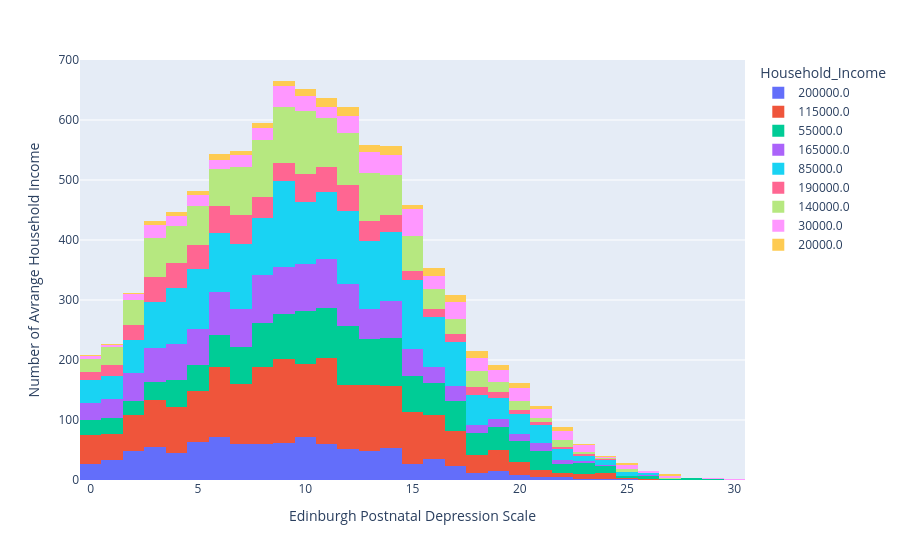

Notebook source saved alongside this figure:
### Code cell
import plotly.express as px

categories = df['Household_Income'].dropna().unique()

fig = px.histogram(df, x="Edinburgh_Postnatal_Depression_Scale", y="Household_Income", color="Household_Income", 
                   histfunc='count',
                   hover_data=df.columns)
fig.update_layout(
    xaxis_title="Edinburgh Postnatal Depression Scale",
    yaxis_title="Number of Avrange Household Income"
)



fig.show()

### Figure 1 — Plotly figure (JSON) as saved in the notebook; plotly's stock layout.template omitted (floating-point values rounded to 4 significant figures; data arrays with more than 128 entries replaced by an {"elided": "..."} marker saying what was removed)
{"data": [{"alignmentgroup": "True", "bingroup": "x", "histfunc": "count", "hovertemplate": "Household_Income=200000.0<br>Edinburgh_Postnatal_Depression_Scale=%{x}<br>count=%{y}<extra></extra>", "legendgroup": "200000.0", "marker": {"color": "#636efa", "pattern": {"shape": ""}}, "name": "200000.0", "offsetgroup": "200000.0", "orientation": "v", "showlegend": true, "type": "histogram", "x": {"elided": "977 int values"}, "xaxis": "x", "y": {"elided": "977 int values"}, "yaxis": "y"}, {"alignmentgroup": "True", "bingroup": "x", "histfunc": "count", "hovertemplate": "Household_Income=115000.0<br>Edinburgh_Postnatal_Depression_Scale=%{x}<br>count=%{y}<extra></extra>", "legendgroup": "115000.0", "marker": {"color": "#EF553B", "pattern": {"shape": ""}}, "name": "115000.0", "offsetgroup": "115000.0", "orientation": "v", "showlegend": true, "type": "histogram", "x": {"elided": "1886 int values"}, "xaxis": "x", "y": {"elided": "1886 int values"}, "yaxis": "y"}, {"alignmentgroup": "True", "bingroup": "x", "histfunc": "count", "hovertemplate": "Household_Income=55000.0<br>Edinburgh_Postnatal_Depression_Scale=%{x}<br>count=%{y}<extra></extra>", "legendgroup": "55000.0", "marker": {"color": "#00cc96", "pattern": {"shape": ""}}, "name": "55000.0", "offsetgroup": "55000.0", "orientation": "v", "showlegend": true, "type": "histogram", "x": {"elided": "1348 int values"}, "xaxis": "x", "y": {"elided": "1348 int values"}, "yaxis": "y"}, {"alignmentgroup": "True", "bingroup": "x", "histfunc": "count", "hovertemplate": "Household_Income=165000.0<br>Edinburgh_Postnatal_Depression_Scale=%{x}<br>count=%{y}<extra></extra>", "legendgroup": "165000.0", "marker": {"color": "#ab63fa", "pattern": {"shape": ""}}, "name": "165000.0", "offsetgroup": "165000.0", "orientation": "v", "showlegend": true, "type": "histogram", "x": {"elided": "1115 int values"}, "xaxis": "x", "y": {"elided": "1115 int values"}, "yaxis": "y"}, {"alignmentgroup": "True", "bingroup": "x", "histfunc": "count", "hovertemplate": "Household_Income=85000.0<br>Edinburgh_Postnatal_Depression_Scale=%{x}<br>count=%{y}<extra></extra>", "legendgroup": "85000.0", "marker": {"color": "#19d3f3", "pattern": {"shape": ""}}, "name": "85000.0", "offsetgroup": "85000.0", "orientation": "v", "showlegend": true, "type": "histogram", "x": {"elided": "2006 int values"}, "xaxis": "x", "y": {"elided": "2006 int values"}, "yaxis": "y"}, {"alignmentgroup": "True", "bingroup": "x", "histfunc": "count", "hovertemplate": "Household_Income=190000.0<br>Edinburgh_Postnatal_Depression_Scale=%{x}<br>count=%{y}<extra></extra>", "legendgroup": "190000.0", "marker": {"color": "#FF6692", "pattern": {"shape": ""}}, "name": "190000.0", "offsetgroup": "190000.0", "orientation": "v", "showlegend": true, "type": "histogram", "x": {"elided": "641 int values"}, "xaxis": "x", "y": {"elided": "641 int values"}, "yaxis": "y"}, {"alignmentgroup": "True", "bingroup": "x", "histfunc": "count", "hovertemplate": "Household_Income=140000.0<br>Edinburgh_Postnatal_Depression_Scale=%{x}<br>count=%{y}<extra></extra>", "legendgroup": "140000.0", "marker": {"color": "#B6E880", "pattern": {"shape": ""}}, "name": "140000.0", "offsetgroup": "140000.0", "orientation": "v", "showlegend": true, "type": "histogram", "x": {"elided": "1315 int values"}, "xaxis": "x", "y": {"elided": "1315 int values"}, "yaxis": "y"}, {"alignmentgroup": "True", "bingroup": "x", "histfunc": "count", "hovertemplate": "Household_Income=30000.0<br>Edinburgh_Postnatal_Depression_Scale=%{x}<br>count=%{y}<extra></extra>", "legendgroup": "30000.0", "marker": {"color": "#FF97FF", "pattern": {"shape": ""}}, "name": "30000.0", "offsetgroup": "30000.0", "orientation": "v", "showlegend": true, "type": "histogram", "x": {"elided": "561 int values"}, "xaxis": "x", "y": {"elided": "561 int values"}, "yaxis": "y"}, {"alignmentgroup": "True", "bingroup": "x", "histfunc": "count", "hovertemplate": "Household_Income=20000.0<br>Edinburgh_Postnatal_Depression_Scale=%{x}<br>count=%{y}<extra></extra>", "legendgroup": "20000.0", "marker": {"color": "#FECB52", "pattern": {"shape": ""}}, "name": "20000.0", "offsetgroup": "20000.0", "orientation": "v", "showlegend": true, "type": "histogram", "x": {"elided": "219 int values"}, "xaxis": "x", "y": {"elided": "219 int values"}, "yaxis": "y"}], "layout": {"barmode": "relative", "legend": {"title": {"text": "Household_Income"}, "tracegroupgap": 0}, "margin": {"t": 60}, "xaxis": {"anchor": "y", "domain": [0, 1], "title": {"text": "Edinburgh Postnatal Depression Scale"}}, "yaxis": {"anchor": "x", "categoryarray": [20000, 30000, 140000, 190000, 85000, null, 165000, 55000, 115000, 200000], "categoryorder": "array", "domain": [0, 1], "title": {"text": "Number of Avrange Household Income"}}}}
